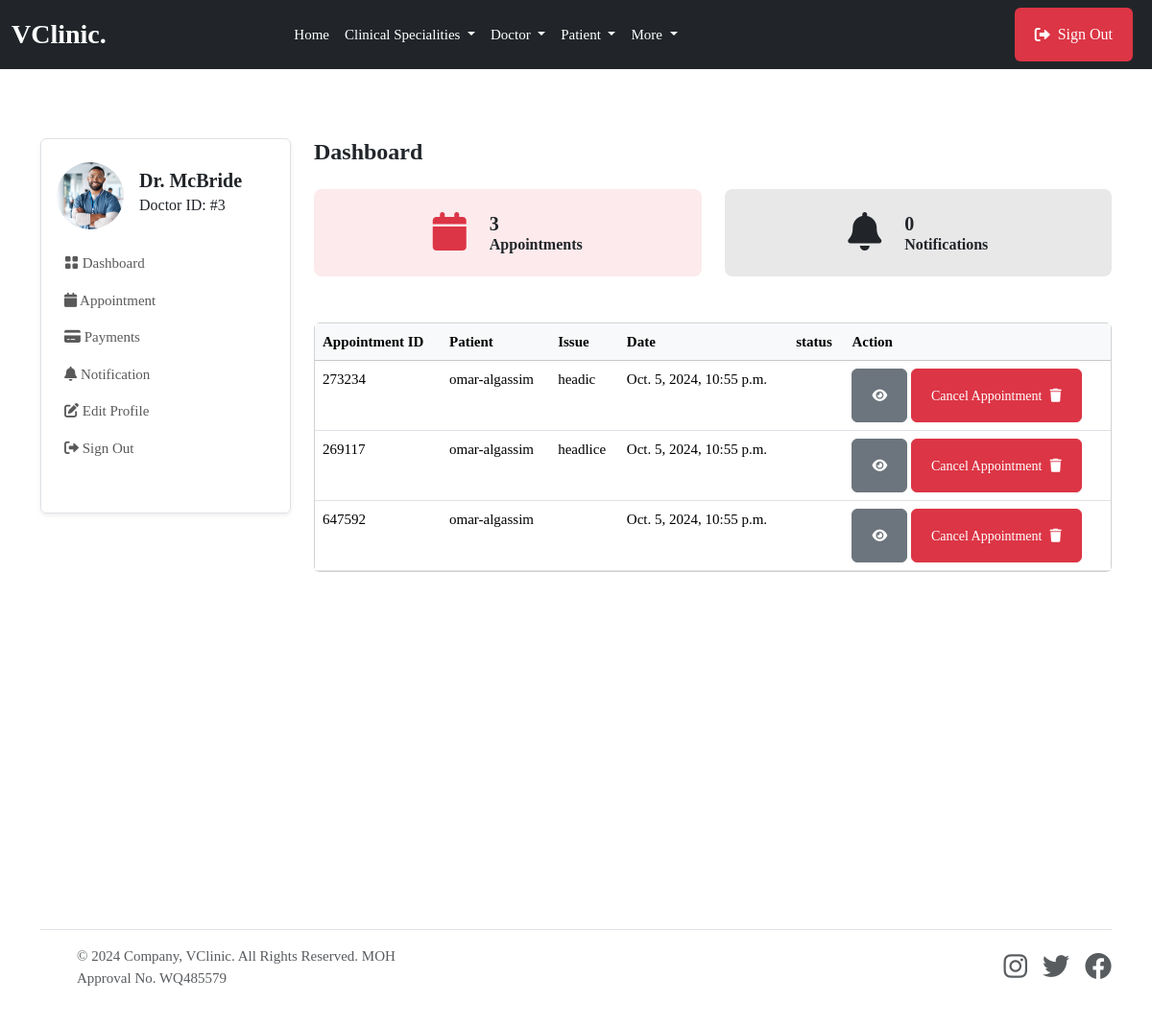
Before: /doctor/ (signed in) with the older database file.
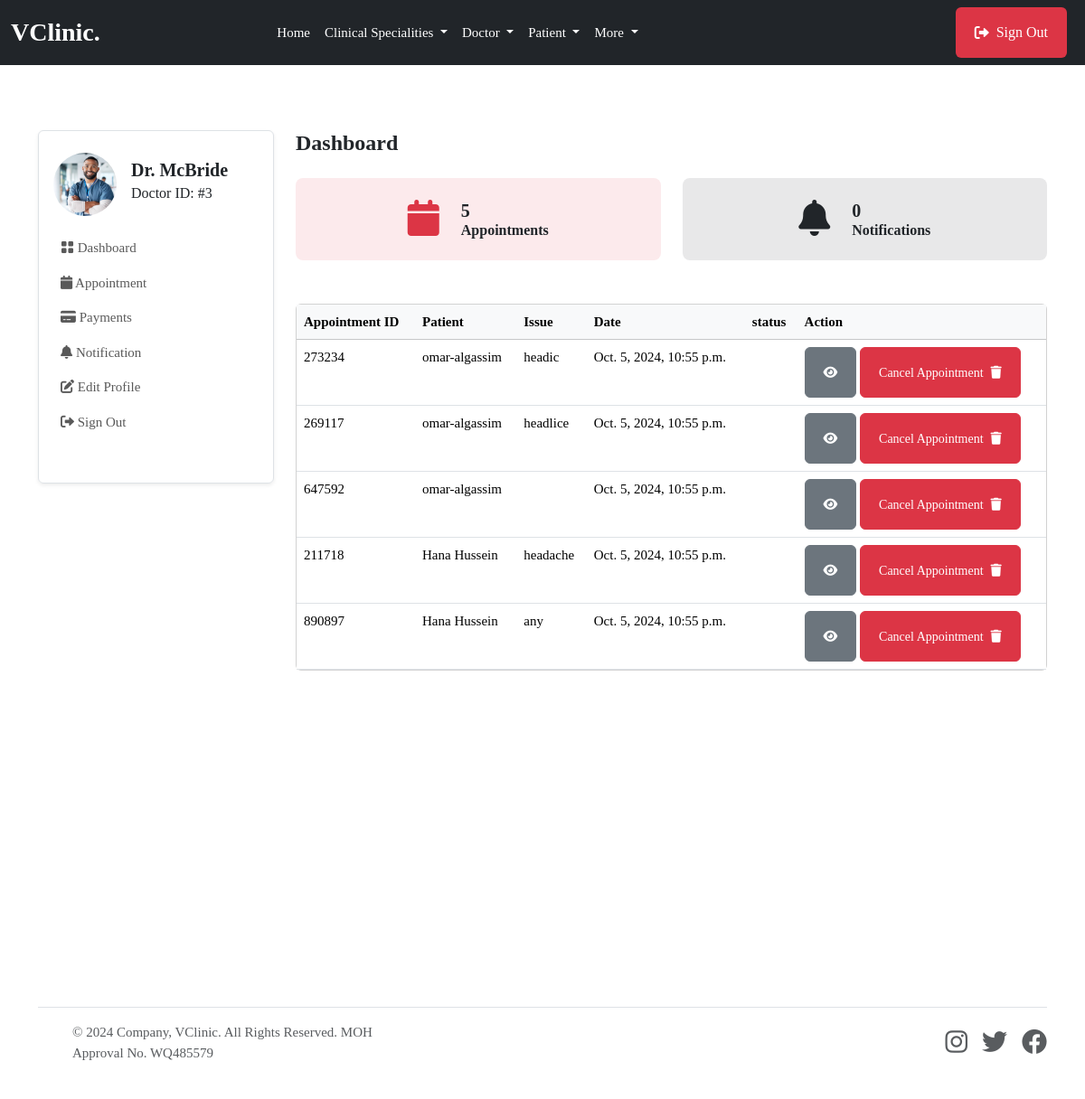
After: the same page with the newer database file.
### mainapp/models.py (models this page shows, shortened)
class Appointment(models.Model):
    STATUS = [
        ('Scheduled', 'Scheduled'),
        ('Completed', 'Completed'),
        ('Pending', 'Pending'),
        ('Cancelled', 'Cancelled')
    ]
    service = models.ForeignKey(Service, on_delete=models.SET_NULL, null=True, blank=True, related_name='service_appointments')
    doctor = models.ForeignKey(doctor_models.Doctor, on_delete=models.SET_NULL, null=True, blank=True, related_name='doctor_appointments')
    patient = models.ForeignKey(patient_models.Patient, on_delete=models.SET_NULL, null=True, blank=True, related_name='appointments_patient')
    appointment_date = models.DateTimeField(null=True, blank=True)
    issues = models.TextField(blank=True, null=True)
    symptoms = models.TextField(blank=True, null=True)
    appointment_id = ShortUUIDField(length=6, max_length=10, alphabet="1234567890")
    appointment_status = models.CharField(max_length=120, choices=STATUS, default='Pending')

### patientapp/models.py (models this page shows, shortened)
class Patient(models.Model):         #create a new model from scratch
    user = models.OneToOneField(userauth_models.User, on_delete=models.CASCADE)  #when we delete this user , we delete doctor, there should be only one doctor that has one user model
    image = models.FileField(upload_to='images', blank=True, null=True)
    full_name = models.CharField(max_length=100, blank=True, null=True)
    mobile = models.CharField(max_length=15, blank=True, null=True)
    address = models.CharField(max_length=100, null=True, blank=True)
    email = models.CharField(max_length=100, null=True, blank=True)
    gender = models.CharField(max_length=100, null=True, blank=True)
    blood_group = models.CharField(max_length=100, null=True, blank=True)
    date_of_birth= models.DateTimeField(default=timezone.now, null=True, blank=True)

### doctorapp/views.py (the view)
# urls.py: path("", views.dashboard, name="dashboard"),
@login_required
def dashboard(request):
    doctor = doctor_models.Doctor.objects.get(user=request.user)
    appointments = base_models.Appointment.objects.filter(doctor=doctor)
    notifications = doctor_models.Notification.objects.filter(doctor=doctor)
    context = {
        "appointments": appointments,
        "notifications": notifications,
    }
    return render(request, "doctorapp/dashboard.html", context)

### templates/doctorapp/dashboard.html
{% extends 'partials/base.html' %} {% block content %}
<section class="pt-5 pb-5">
    <div class="container">
        <div class="row mt-0 mt-md-4">
            {% include 'doctorapp/sidebar.html' %}
            <div class="col-lg-9 col-md-8 col-12">
                <div class="row mb-4">
                    <h4 class="mb-0 mb-4 fw-bold">Dashboard</h4>
                    <div class="col-sm-6 col-lg-6 mb-3 mb-lg-0">
                        <div class="d-flex justify-content-center align-items-center p-4 bg-danger bg-opacity-10 rounded-3">
                            <span class="display-6 lh-1 text-purple mb-0">
                                <i class="fas fa-calendar text-danger"></i>
                            </span>
                            <div class="ms-4">
                                <div class="d-flex">
                                    <h5 class="mb-0 fw-bold">{{appointments.count}}</h5>
                                </div>
                                <p class="mb-0 h6 fw-semibold">Appointments</p>
                            </div>
                        </div>
                    </div>
                    <div class="col-sm-6 col-lg-6 mb-3 mb-lg-0">
                        <div class="d-flex justify-content-center align-items-center p-4 bg-dark bg-opacity-10 rounded-3">
                            <span class="display-6 lh-1 text-dark mb-0">
                                <i class="fas fa-bell"></i>
                            </span>
                            <div class="ms-4">
                                <div class="d-flex">
                                    <h5 class="mb-0 fw-bold">{{notifications.count}}</h5>
                                </div>
                                <p class="mb-0 h6 fw-semibold">Notifications</p>
                            </div>
                        </div>
                    </div>
                </div>
                <div class="card mb-4 mt-5">
                    <div class="table-responsive overflow-y-hidden">
                        <table class="table mb-0 text-nowrap table-hover table-centered text-nowrap">
                            <thead class="table-light">
                                <tr>
                                    <th>Appointment ID</th>
                                    <th>Patient</th>
                                    <th>Issue</th>
                                    <th>Date</th>
                                    <th>status</th>
                                    <th>Action</th>
                                </tr>
                            </thead>
                            <tbody>
                                {% for a in appointments %}
                                <tr>
                                    <td>{{a.appointment_id}}</td>
                                    <td>{{a.patient.full_name}}</td>
                                    <td>{{a.issues}}</td>
                                    <td>{{a.appointment_date}}</td>
                                    <td>{{a.status}}</td>
                                    <td>
                                        <a href="" class="btn btn-secondary btn-sm"> <i class="fas fa-eye"></i></a>
                                        <a href="" class="btn btn-danger btn-sm">Cancel Appointment <i class="fas fa-trash ms-2"></i></a>
                                    </td>
                                </tr>
                                {% endfor %}
                            </tbody>
                        </table>
                    </div>
                </div>
            </div>
        </div>
    </div>
</section>
{% endblock content %}

Changed rows visible on the page:
added Appointment: appointment_id "211718", patient.full_name "Hana Hussein", issues "headache", appointment_date "Oct. 5, 2024, 10:55 p.m."
added Appointment: appointment_id "890897", patient.full_name "Hana Hussein", issues "any", appointment_date "Oct. 5, 2024, 10:55 p.m."
Other visible differences:
{{ appointments.count }}: "3" → "5"
